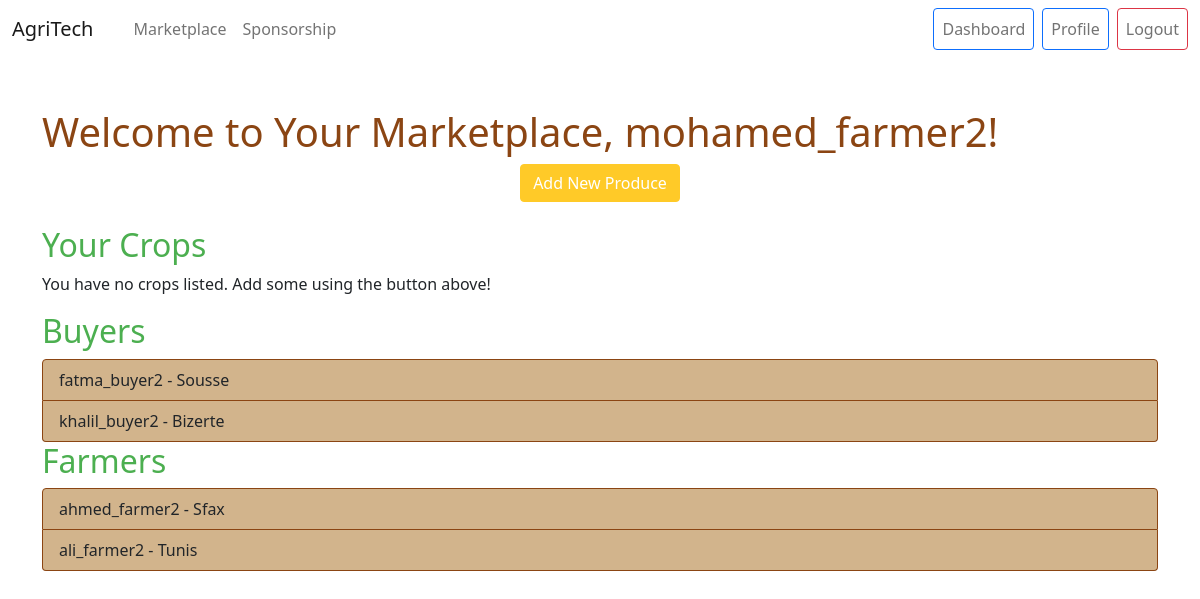
The page /marketplace/ (signed in) on the database as committed earlier.
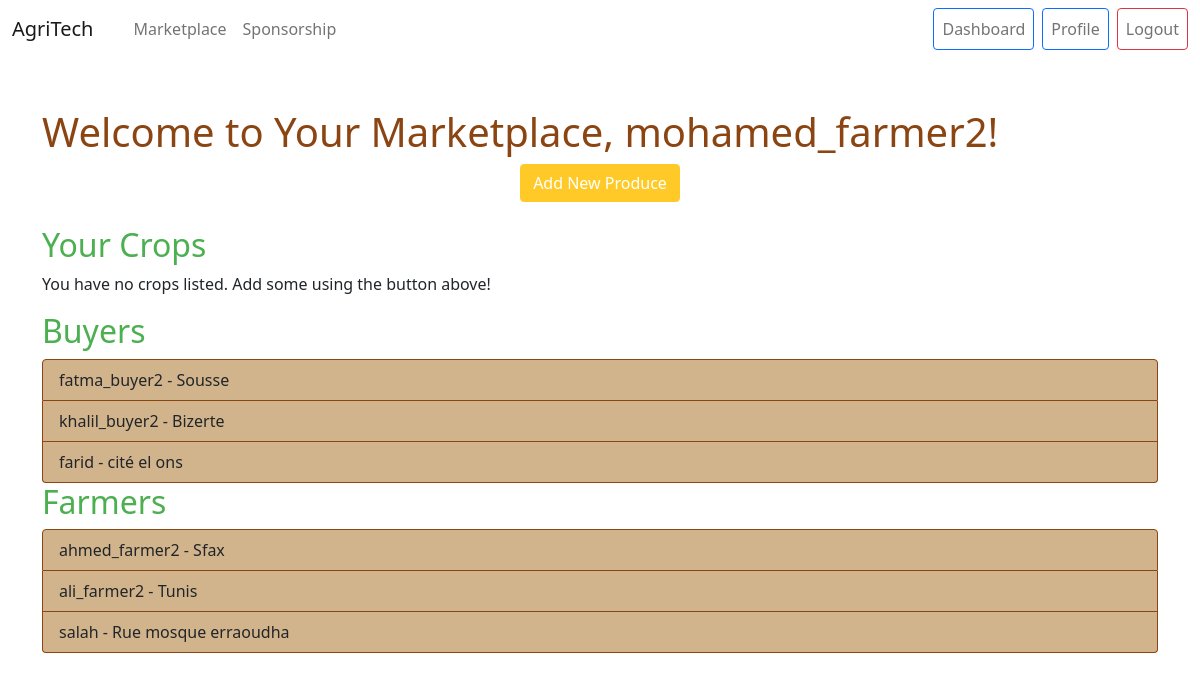
The same page on the database as committed later.
### marketplace/models.py (models this page shows, shortened)
class Buyer(models.Model):
    profile = models.ForeignKey(UserProfile, on_delete=models.CASCADE, related_name='buyer_profiles', limit_choices_to={'role': 'buyer'})
    phone_number = models.CharField(max_length=15)
    location = models.CharField(max_length=100)
    created_at = models.DateTimeField(auto_now_add=True)
    updated_at = models.DateTimeField(auto_now=True)

class UserProfile(models.Model):
    user = models.OneToOneField(User, on_delete=models.CASCADE)
    ROLE_CHOICES = (
        ('farmer', 'Farmer'),
        ('sponsor', 'Sponsor'),
        ('buyer', 'Buyer'),
    )
    role = models.CharField(max_length=10, choices=ROLE_CHOICES)
    created_at = models.DateTimeField(auto_now_add=True)
    updated_at = models.DateTimeField(auto_now=True)

class Farmer(models.Model):
    profile = models.ForeignKey(UserProfile, on_delete=models.CASCADE, related_name='farmer_profiles', limit_choices_to={'role': 'farmer'})
    phone_number = models.CharField(max_length=15)
    location = models.CharField(max_length=100)
    rating = models.DecimalField(max_digits=3, decimal_places=2, default=0.0)
    total_ratings = models.PositiveIntegerField(default=0)
    created_at = models.DateTimeField(auto_now_add=True)
    updated_at = models.DateTimeField(auto_now=True)

### marketplace/views.py (the view)
# urls.py: path('', views.marketplace_home, name='marketplace_home'),
def marketplace_home(request):
    categories = ProduceCategory.objects.all()
    featured_produce = Produce.objects.filter(is_available=True).order_by('-created_at')[:6]
    top_farmers = Farmer.objects.order_by('-rating')[:5]
    if request.user.is_authenticated and hasattr(request.user, 'userprofile') and request.user.userprofile.role == 'farmer':
        try:
            profile = UserProfile.objects.get(user=request.user)
            farmer = Farmer.objects.get(profile=profile)
            crops = Produce.objects.filter(farmer=farmer, is_available=True)
            buyers = Buyer.objects.all()  # Adjust queryset as needed
            farmers = Farmer.objects.exclude(profile=profile)  # Exclude current farmer
            context = {
                'categories': categories,
                'featured_produce': featured_produce,
                'top_farmers': top_farmers,
                'crops': crops,
                'buyers': buyers,
                'farmers': farmers,
            }
        except (UserProfile.DoesNotExist, Farmer.DoesNotExist):
            context = {
                'categories': categories,
                'featured_produce': featured_produce,
                'top_farmers': top_farmers,
            }
    else:
        context = {
            'categories': categories,
            'featured_produce': featured_produce,
            'top_farmers': top_farmers,
        }
    return render(request, 'marketplace/home.html', context)

### templates/marketplace/home.html (shortened to what this page needs)
{% extends 'base.html' %}
{% block content %}
<div class="home-container">
    {% if user.is_authenticated and user.userprofile.role == 'farmer' %}
        <h1>Welcome to Your Marketplace, {{ user.username }}!</h1>
        <div class="mb-4 text-center">
            <a href="{% url 'marketplace:add_produce' %}" class="btn btn-primary">Add New Produce</a>
        </div>
        <h2>Your Crops</h2>
        {% if crops %}
            <ul class="list-group">
                {% for crop in crops %}
                    <li class="list-group-item">{{ crop.title }} - {{ crop.quantity }} {{ crop.unit }} ({{ crop.location }})</li>
                {% endfor %}
            </ul>
        {% else %}
            <p>You have no crops listed. Add some using the button above!</p>
        {% endif %}
        <h2>Buyers</h2>
        {% if buyers %}
            <ul class="list-group">
                {% for buyer in buyers %}
                    <li class="list-group-item">{{ buyer.profile.user.username }} - {{ buyer.location }}</li>
                {% endfor %}
            </ul>
        {% else %}
            <p>No buyers available at this time.</p>
        {% endif %}
        <h2>Farmers</h2>
        {% if farmers %}
            <ul class="list-group">
                {% for farmer in farmers %}
                    <li class="list-group-item">{{ farmer.profile.user.username }} - {{ farmer.location }}</li>
                {% endfor %}
            </ul>
        {% else %}
            <p>No other farmers available at this time.</p>
        {% endif %}
    {% endif %}
</div>
{% endblock %}

### templates/base.html (shortened to what this page needs)
<!DOCTYPE html>
<html lang="en">
<head>
    <link href="https://cdn.jsdelivr.net/npm/bootstrap@5.1.3/dist/css/bootstrap.min.css" rel="stylesheet">
</head>
<body>
    <nav class="navbar navbar-expand-lg navbar-light fixed-top">
        <div class="container-fluid">
            {% if user.is_authenticated %}
                {% if user.userprofile.role == 'buyer' %}
                    <a class="navbar-brand" href="{% url 'marketplace:buyer_marketplace' %}">AgriTech</a>
                {% elif user.userprofile.role == 'sponsor' %}
                    <a class="navbar-brand" href="{% url 'marketplace:sponsorship' %}">AgriTech</a>
                {% else %}
                    <a class="navbar-brand" href="{% url 'marketplace:marketplace_home' %}">AgriTech</a>
                {% endif %}
            {% else %}
                <a class="navbar-brand" href="{% url 'marketplace:marketplace_home' %}">AgriTech</a>
            {% endif %}
            <div class="navbar-nav ms-3">
                {% if user.is_authenticated %}
                    {% if user.userprofile.role == 'farmer' %}
                        <a href="{% url 'marketplace:marketplace_home' %}" class="nav-link">Marketplace</a>
                        <a href="{% url 'marketplace:sponsorship_list' %}" class="nav-link">Sponsorship</a>
                    {% elif user.userprofile.role == 'sponsor' %}
                        <a href="{% url 'marketplace:sponsorship' %}" class="nav-link">Sponsorship</a>
                    {% elif user.userprofile.role == 'buyer' %}
                        <a href="{% url 'marketplace:buyer_marketplace' %}" class="nav-link">Marketplace</a>
                    {% endif %}
                {% endif %}
            </div>
            <div class="navbar-nav ms-auto">
                {% if user.is_authenticated %}
                    {% if user.userprofile.role == 'farmer' %}
                        <a href="{% url 'marketplace:farmer_dashboard' %}" class="nav-link btn btn-outline-primary me-2">Dashboard</a>
                        <a href="{% url 'marketplace:user_profile' %}" class="nav-link btn btn-outline-primary me-2">Profile</a>
                    {% elif user.userprofile.role == 'sponsor' %}
                        <a href="{% url 'marketplace:sponsor_dashboard' %}" class="nav-link btn btn-outline-primary me-2">Dashboard</a>
                        <a href="{% url 'marketplace:user_profile' %}" class="nav-link btn btn-outline-primary me-2">Profile</a>
                    {% elif user.userprofile.role == 'buyer' %}
                        <a href="{% url 'marketplace:buyer_dashboard' %}" class="nav-link btn btn-outline-primary me-2">Buyer Dashboard</a>
                        <a href="{% url 'marketplace:user_profile' %}" class="nav-link btn btn-outline-primary me-2">Profile</a>
                    {% endif %}
                    <a href="{% url 'marketplace:logout' %}" class="nav-link btn btn-outline-danger">Logout</a>
                {% endif %}
            </div>
        </div>
    </nav>
    <div class="container mt-5">
        {% block content %}{% endblock %}
    </div>
</body>
</html>

### templates/marketplace/home.html (style rules this page uses)
.home-container h1 { color: #8B4513; }
.home-container h2 { color: #4CAF50; }
.home-container .btn-primary { background-color: #FFCA28; border-color: #FFCA28; }
.home-container .list-group-item { background-color: #D2B48C; border-color: #8B4513; }

Rows that differ between the two databases and show on the page:
added Buyer: profile.user.username "farid", location "cité el ons"
added Farmer: profile.user.username "salah", location "Rue mosque erraoudha"
